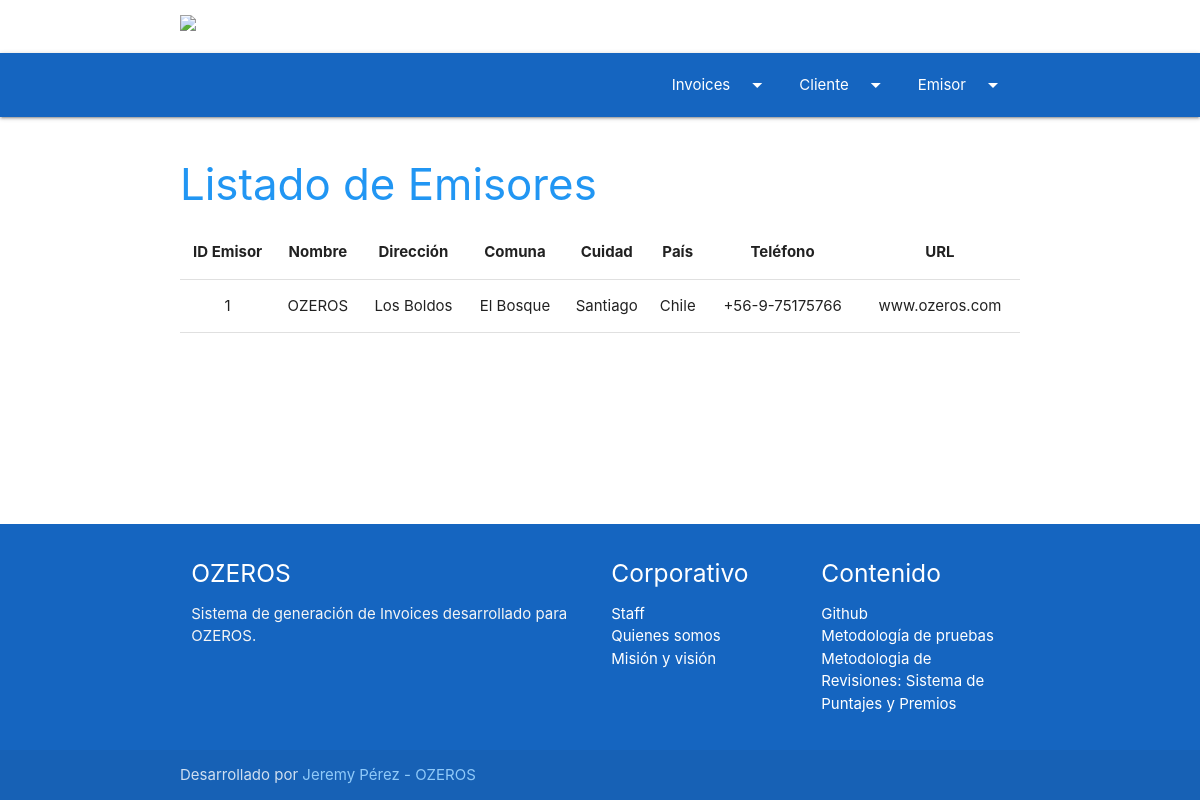
Page /emisor_lista.php on the earlier database version.
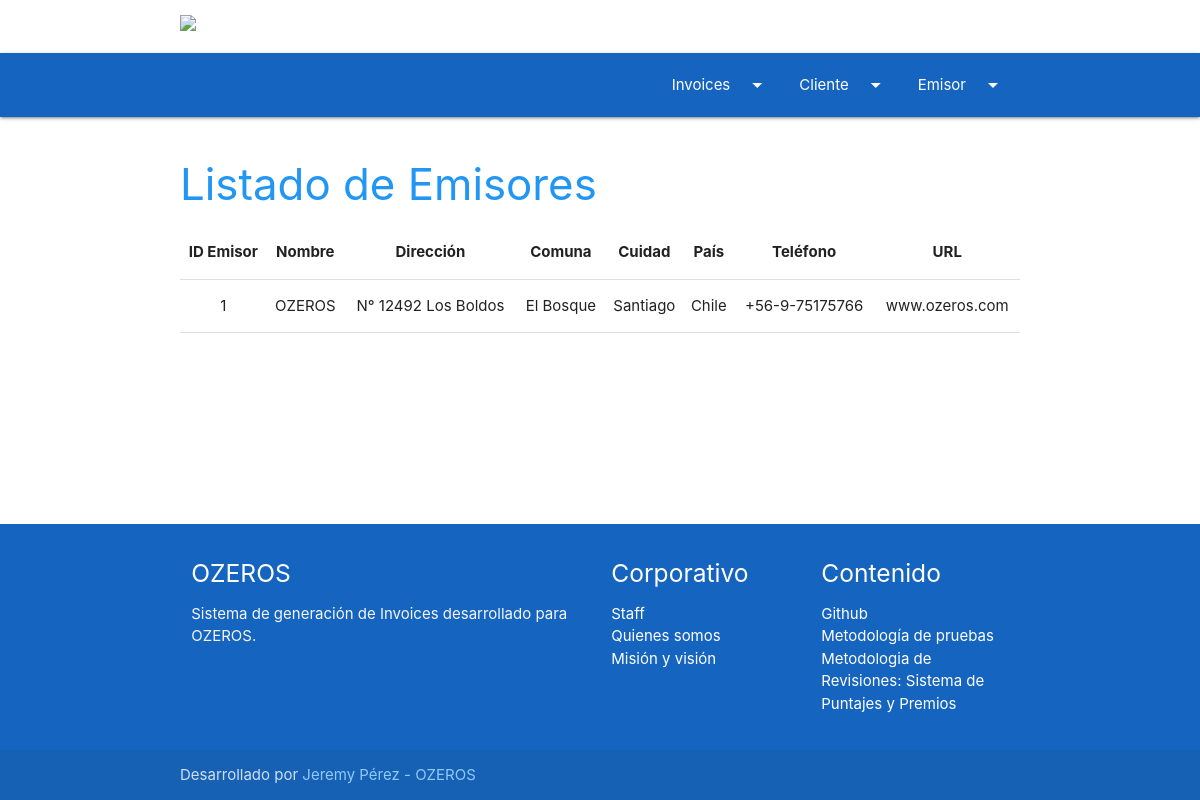
Same page on the later database version.
### tables this page shows
CREATE TABLE IF NOT EXISTS `Emisor` (
  `idEmisor` INT NOT NULL AUTO_INCREMENT,
  `nombre` VARCHAR(45) NULL,
  `direccion` VARCHAR(100) NULL,
  `comuna` VARCHAR(45) NULL,
  `ciudad` VARCHAR(45) NULL,
  `pais` VARCHAR(45) NULL,
  `telefono` VARCHAR(45) NULL,
  `url` VARCHAR(45) NULL,
  `email` VARCHAR(45) NULL,
  PRIMARY KEY (`idEmisor`));

### emisor_lista.php (the view)
<?php include 'header.php'; ?>
<?php include 'cn.php'; ?>
<div class="container section">
    <h3 class="blue-text darken-2">Listado de Emisores</h3>
    <table class="highlight centered" class="responsive-table">
        <thead>
            <tr>
                <th>ID Emisor</th>
                <th>Nombre</th>
                <th>Dirección</th>
                <th>Comuna</th>
                <th>Cuidad</th>
                <th>País</th>
                <th>Teléfono</th>
                <th>URL</th>
            </tr>
        </thead>
        <?php
        $sql = "SELECT idEmisor, nombre, direccion, comuna, ciudad,
                     pais, telefono, url FROM emisor";
        $resultado = mysqli_query($conexion, $sql);
        while ($lista = mysqli_fetch_array($resultado)) {
        ?>
            <tr>
                <td><?php echo $lista['idEmisor'] ?></td>
                <td><?php echo $lista['nombre'] ?></td>
                <td><?php echo $lista['direccion'] ?></td>
                <td><?php echo $lista['comuna'] ?></td>
                <td><?php echo $lista['ciudad'] ?></td>
                <td><?php echo $lista['pais'] ?></td>
                <td><?php echo $lista['telefono'] ?></td>
                <td><?php echo $lista['url'] ?></td>
            </tr>
        <?php
        };
        ?>
    </table>
</div>
<?php include 'footer.php'; ?>

### header.php (shortened to what this page needs)
<!DOCTYPE html>
<html lang="sp">
<head>
    <link href="css/materialize.css" type="text/css" rel="stylesheet" media="screen,projection" />
    <link href="css/style.css" type="text/css" rel="stylesheet" media="screen,projection" />
    <link href="css/default.min.css" type="text/css" rel="stylesheet" media="screen,projection" />
    <link href="css/alertify.min.css" type="text/css" rel="stylesheet" media="screen,projection" />
</head>
<main>
<body>
    <div class="section container">
        <a href="index.php">
            <img width="300px" src="https://www.ozeros.com/wp-content/uploads/2016/05/ozeros-main-logo.png">
        </a>
    </div>
    <nav class="blue darken-3">
        <div class="nav-wrapper container">
            <ul class="right hide-on-med-and-down">
                <li><a class="dropdown-trigger" href="#!" data-target="ddInvoices">Invoices<i class="material-icons right">arrow_drop_down</i></a></li>
                <li><a class="dropdown-trigger" href="#!" data-target="ddCliente">Cliente<i class="material-icons right">arrow_drop_down</i></a></li>
                <li><a class="dropdown-trigger" href="#!" data-target="ddEmisor">Emisor<i class="material-icons right">arrow_drop_down</i></a></li>
            </ul>
        </div>
    </nav>

### footer.php (shortened to what this page needs)
</main>
<footer class="page-footer blue darken-3"  style="position:relative;bottom:0;left:0;width:100%;">
    <div class="container">
        <div class="row">
            <div class="col l6 s12">
                <h5 class="white-text">OZEROS</h5>
                <p class="grey-text text-lighten-4">Sistema de generación de Invoices desarrollado para OZEROS.</p>
            </div>
            <div class="col l3 s12">
                <h5 class="white-text">Corporativo</h5>
                <ul>
                    <li><a class="white-text" href="https://www.ozeros.com/staff/">Staff</a></li>
                    <li><a class="white-text" href="https://www.ozeros.com/quienes-somos/">Quienes somos</a></li>
                    <li><a class="white-text" href="https://www.ozeros.com/mision-y-vision/">Misión y visión</a></li>
                </ul>
            </div>
            <div class="col l3 s12">
                <h5 class="white-text">Contenido</h5>
                <ul>
                    <li><a class="white-text" href="https://github.com/jeremyperezdiaz/invoice">Github</a></li>
                    <li><a class="white-text" href="https://www.ozeros.com/metodologia-de-pruebas/">Metodología de pruebas</a></li>
                    <li><a class="white-text" href="https://www.ozeros.com/metodologia-de-revisiones-sistema-de-puntajes-y-premios/">Metodologia de Revisiones: Sistema de Puntajes y Premios</a></li>
                </ul>
            </div>
        </div>
    </div>
    <div class="footer-copyright" >
        <div class="container">
            Desarrollado por <a class="blue-text text-lighten-3" href="http://www.ozeros.com">Jeremy Pérez - OZEROS</a>
        </div>
    </div>
</footer>
</body>
</html>

### css/style.css (style rules this page uses)
body { display: flex; min-height: 100vh; flex-direction: column; }
main { flex: 1 0 auto; }

Differences in the rows shown:
changed emisor "OZEROS": direccion "Los Boldos" → "N° 12492 Los Boldos"
